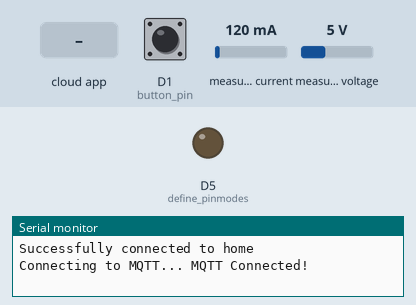
Simulated run of this sketch. Board: ESP8266 (NodeMCU). Shown: output pins drawn as LEDs (lit = HIGH), the last lines printed to the serial monitor. The inputs (shaded band) are chosen by the test bench; at power-on: D1 (button_pin) LOW, measured current 120 mA, measured voltage 5 V. WiFi joins after 1.5 s; servers stay silent unless stated; no MQTT or app messages arrive unless stated; the Firebase database answers and starts empty.

Above: at 3.7 s.
3.8 s: the phone or cloud app sets on to 1
At 6.8 s:
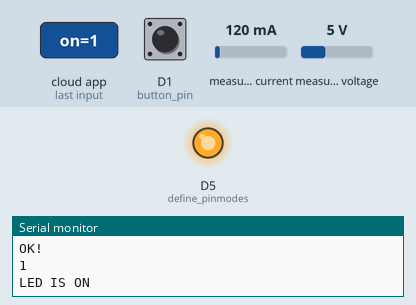
11.7 s: the phone or cloud app sets on to 0
At 16.1 s:
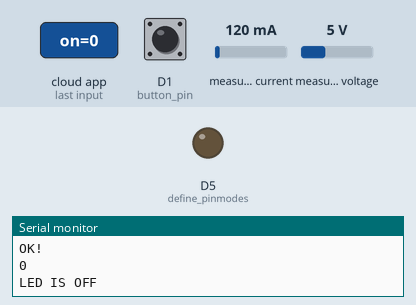
Timing chart, 0 to 17.6 s (numbered marks = the images above; inputs shaded):
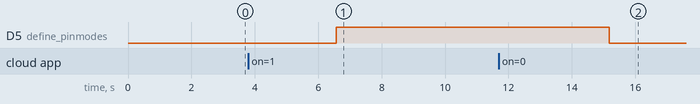

Measured:
- after the input at 3.8 s, D5 (define_pinmodes): LOW → HIGH after 2.8 s
- after the input at 11.7 s, D5 (define_pinmodes): HIGH → LOW after 3.5 s

The sketch:

ALLCOMBINEDLAST.ino
```cpp
#include <ESP8266WiFi.h>
#include <DNSServer.h>
#include <EEPROM.h>
#include <ESP8266WebServer.h>
#include <WiFiManager.h>         //https://github.com/tzapu/WiFiManager
#include <FirebaseArduino.h>
#include "Adafruit_MQTT.h"
#include "Adafruit_MQTT_Client.h"
char watt[5];
#define AIO_SERVER      "io.adafruit.com"
#define AIO_SERVERPORT  1883
#define AIO_USERNAME    "360iot"
#define AIO_KEY         "cf0ac52579ae43039b28c99d4493c881"
/*FIREBASE****************************************************/
#define FIREBASE_HOST "test-5c528.firebaseio.com"                        //link of api
#define FIREBASE_AUTH "eQR35g0wmj4geDTYzcVlfeaWuHTIakcNY3PspIxq"
/*..........................................................*/
/**************pzem.........................................*/
#include <PZEM004T.h> //https://github.com/olehs/PZEM004T
PZEM004T pzem(&Serial);                                        /// use Serial
IPAddress ip(192,168,1,1);
/**************************************************************/
WiFiClient client;
int bill_amount = 0;
unsigned int energyTariff = 8.0;
Adafruit_MQTT_Client mqtt(&client, AIO_SERVER, AIO_SERVERPORT, AIO_USERNAME, AIO_KEY);
Adafruit_MQTT_Publish Power = Adafruit_MQTT_Publish(&mqtt, AIO_USERNAME "/feeds/Power");
Adafruit_MQTT_Publish bill = Adafruit_MQTT_Publish(&mqtt, AIO_USERNAME "/feeds/bill");

#include "ACS712.h"
ACS712 sensor(ACS712_30A, A0);
unsigned long last_time =0;
unsigned long current_time =0;
float Wh =0 ;
void MQTT_connect();
/****************pzem************************************/
float vol=0;
float cur=0;
float powe=0;
float ene=0;
unsigned long lastMillis = 0;
/*************************************************************/
int button_pin=D1;

WiFiManager wifiManager;

void setup() {
    //Serial.begin(115200);
    pinMode(button_pin,INPUT);
    //fetches ssid and pass from eeprom and tries to connect
    //if it does not connect it starts an access point with the specified name
    //and goes into a blocking loop awaiting configuration
    wifiManager.autoConnect("ENERGY SAVING MODULE");       //Leave this blank if you want the ESP to auto-generate the Access Point's name
    Serial.print("Successfully connected to ");      //if you get here you have connected to the WiFi
    Serial.println(WiFi.SSID());
    /**********************************************************************/
      /*******************************pinmodes*/
   pinMode(D5,OUTPUT);  //define pinmodes
  digitalWrite(D5,LOW);
  /*****************************************/

  sensor.calibrate();

  /*************************firebase******************/
  Firebase.begin(FIREBASE_HOST, FIREBASE_AUTH);
  delay(1000);
}

void loop() {
    if(digitalRead(button_pin)==HIGH){
      Serial.println("Button Clicked");//If the button is pressed
      digitalWrite(LED_BUILTIN,LOW);
      WiFi.disconnect(true);
      delay(2000);
      Serial.println("Clearing EEPROM");
      wifiManager.resetSettings();
      for (int i = 0 ; i < EEPROM.length() ; i++)  //Clear every byte of the EEPROM, a pre-defined length is not used to allow portability to other boards
      {
        EEPROM.write(i, 0);
      }
      Serial.println();
      Serial.println();
      Serial.println("EEPROM Cleared");
      digitalWrite(LED_BUILTIN,HIGH);
      Serial.println("Press RST on NodeMCU");
      }
        MQTT_connect();

  //code copied

    String firebaseResult;
    firebaseResult=Firebase.getString("on");

  Serial.println(firebaseResult);
  delay(1000);
  if (firebaseResult=="1"){
      //code to happen if the status is ON
      Serial.println("LED IS ON");
      digitalWrite(D5,HIGH);

  }else{
      //code to happen if the status is OFF
      Serial.println("LED IS OFF");
      digitalWrite(D5,LOW);
    }


 float v = pzem.voltage(ip);
   if(v >= 0.0){   vol =v; } //V

    float i = pzem.current(ip);
    if(i >= 0.0){ cur=i;    }  //A

    float p = pzem.power(ip);
    if(p >= 0.0){powe=p;       } //kW

    float e = pzem.energy(ip);
    if(e >= 0.0){  ene =e;  } ///kWh

    delay(1000);
          if (millis() - lastMillis > 10000) {
            lastMillis = millis();
            Serial.println("voltage\n.....................");
            Serial.println(vol);
            Serial.println("current\n.....................");
            Serial.println(cur);
            Serial.println("power\n.....................");
            Serial.println(powe);
            Serial.println("energy\n.....................");
            Serial.println(ene);
            Serial.println(".........................................end.....................");


          }


  Serial.print(F("\nSending Power val "));
  Serial.println(p);
  Serial.print("...");

  if (! Power.publish(p)) {
    Serial.println(F("Failed"));
  } else {
    Serial.println(F("OK!"));
  }

   if (! bill.publish(e)) {
    Serial.println(F("Failed"));
  } else {
    Serial.println(F("OK!"));
  }

/*if (e==9){
for (int i =0; i<=2; i++)
{
  bill.publish(e);
delay(5000);
}
bill_amount =6;
}*/

 Firebase.setFloat ("Current",powe);
 //Firebase.setFloat ("usage",vol);

delay(500);
}


// Function to connect and reconnect as necessary to the MQTT server.
// Should be called in the loop function and it will take care if connecting.
void MQTT_connect() {
  int8_t ret;

  // Stop if already connected.
  if (mqtt.connected()) {
    return;
  }

  Serial.print("Connecting to MQTT... ");

  uint8_t retries = 3;
  while ((ret = mqtt.connect()) != 0) { // connect will return 0 for connected
       Serial.println(mqtt.connectErrorString(ret));
       Serial.println("Retrying MQTT connection in 5 seconds...");
       mqtt.disconnect();
       delay(5000);  // wait 5 seconds
       retries--;
       if (retries == 0) {
         // basically die and wait for WDT to reset me
         while (1);
       }
  }
  Serial.println("MQTT Connected!");
    }
```
